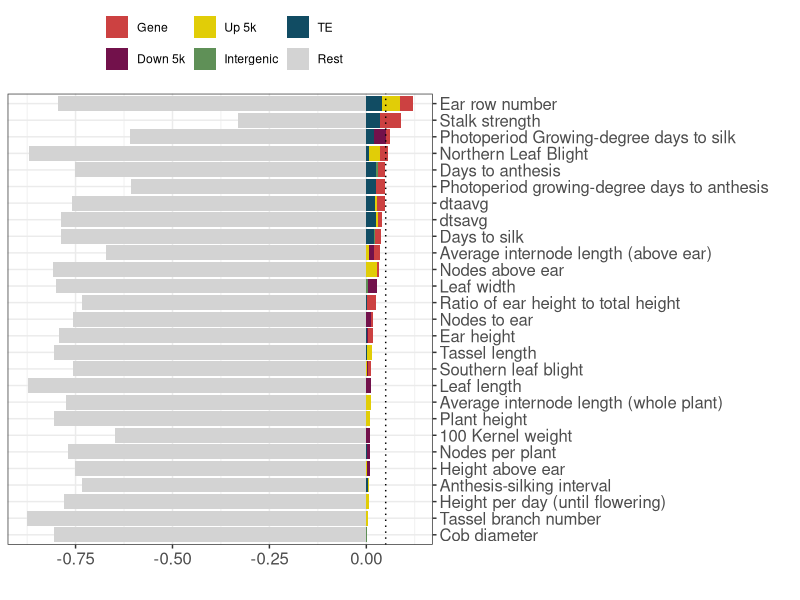
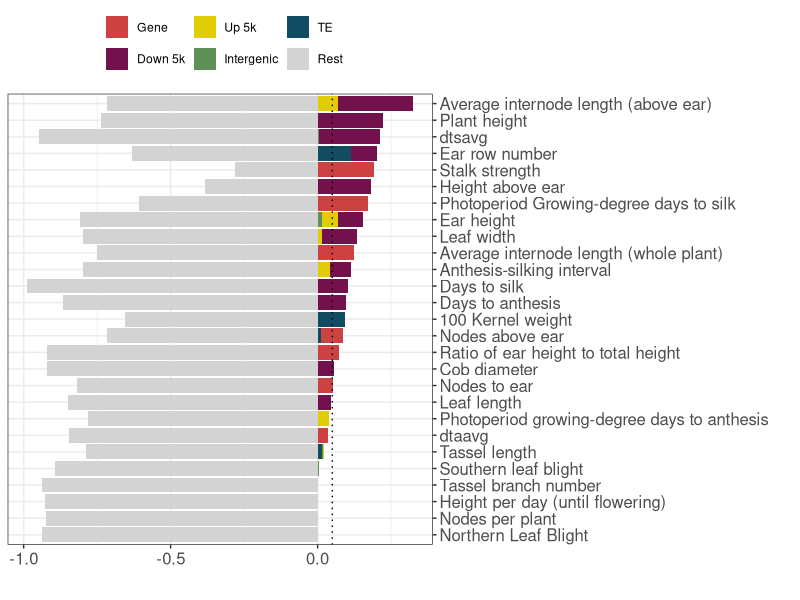
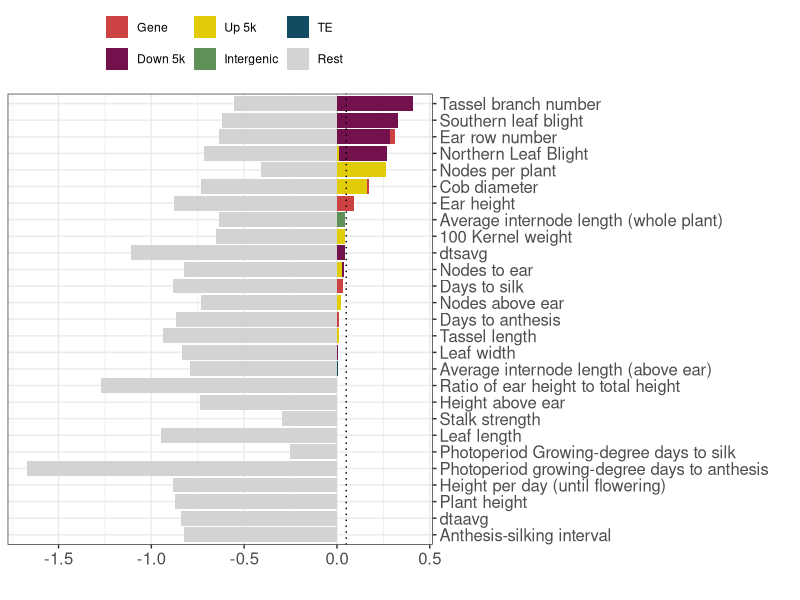
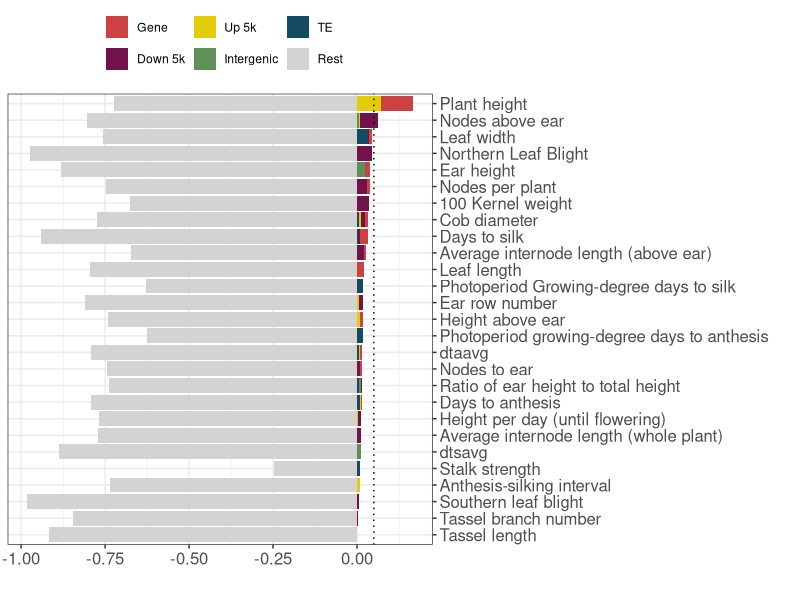
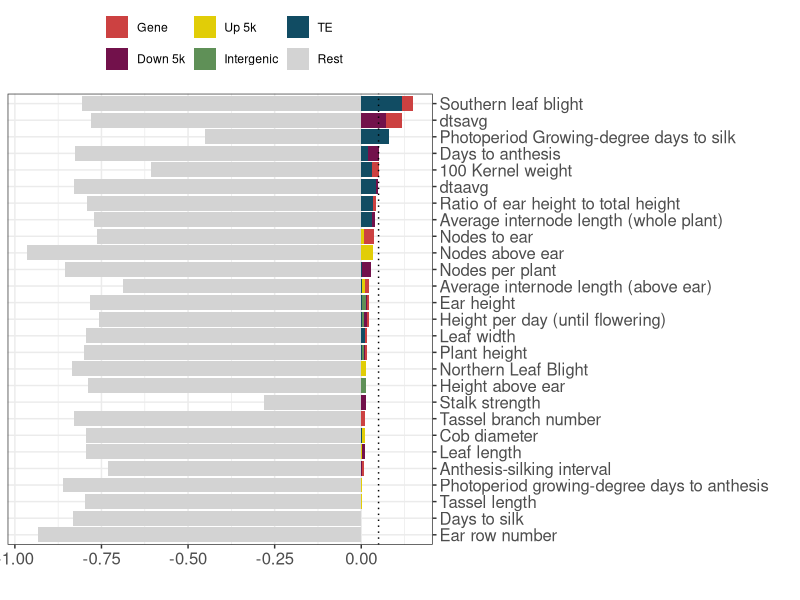
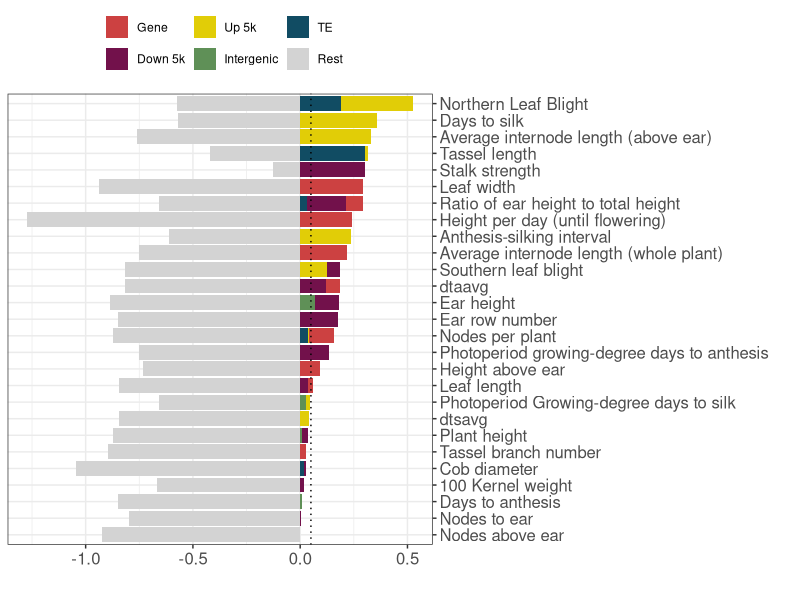

Here is the R script that generated these plots, in order: (Note: this script raises an error after producing the figures.)
## ---- chunk 1
knitr::opts_chunk$set(echo = TRUE) 
knitr::opts_knit$set(root.dir=normalizePath('../../')) 
#library(tidyverse)
## ---- chunk 2

library("dplyr")
library("tidyr")
library("ggplot2")


mybarplot <- function(df){
  cg1 <- df
  cg1$trait <- as.character(cg1$trait)
  cg1$pretty_name <- as.character(cg1$pretty_name)
  cg1[is.na(cg1$pretty_name), ]$pretty_name <- cg1[is.na(cg1$pretty_name), ]$trait
  subcg1 <- cg1[, c("pretty_name", "h2", "Her_K6", "Her_K1", "Her_K2", "Her_K3", "Her_K4", "Her_K5")]
  subcg1 <- subcg1[order(subcg1$h2, decreasing = F),]
  subcg1$Her_K6 <- -abs(subcg1$Her_K6)
  subcg1$od <- 1:nrow(subcg1)

  subcg1$pretty_name <- factor(subcg1$pretty_name,  levels=subcg1$pretty_name)
  df <- gather(data=subcg1, key=k, value="var", 3:8)
  
  p <- ggplot(df, aes(x=pretty_name, y=var, fill=k), position = position_stack(reverse = TRUE)) +
    geom_bar(stat="identity") +
    coord_flip() +
    theme_bw() +
    xlab("") +
    ylab("") +
    geom_hline(yintercept=0.05, linetype="dotted") +
    scale_x_discrete(position = "top") +
    geom_vline(xintercept=0.05, linetype="dotted") +
    # https://www.color-hex.com/color-palette/73961
    scale_fill_manual(values=c("#cc4141", "#72114b", "#e1cd07", "#5f9057", "#114c63", "#d3d3d3"),
                      name=c(""),
                      labels=c("Gene", "Down 5k", "Up 5k", "Intergenic", "TE", "Rest")) +
    #scale_fill_discrete(name="", labels=c("Exon", "Intron")) +
    theme(legend.position="top", axis.text=element_text(size=12), axis.title=element_text(size=15) )
  #########
  return(p)
}



cg1 <- read.csv("cache/h2_CG_teosinte_maize.csv")

pdf("graphs/barplot_CG_teosinte_maize.pdf", width = 10, height=6)
mybarplot(df=cg1)
dev.off()  

cg2 <- read.csv("cache/h2_CG_teosinte_landrace.csv")
pdf("graphs/barplot_CG_teosinte_landrace.pdf", width = 10, height=6)
mybarplot(df=cg2)
dev.off()  

cg3 <- read.csv("cache/h2_CG_landrace_maize.csv")
pdf("graphs/barplot_CG_landrace_maize.pdf", width = 10, height=6)
mybarplot(df=cg3)
dev.off()  

## ---- chunk 3
chg1 <- read.csv("cache/h2_CHG_teosinte_maize.csv")

pdf("graphs/barplot_CHG_teosinte_maize.pdf", width = 8, height=4)
mybarplot(df=chg1)
dev.off()  

chg2 <- read.csv("cache/h2_CHG_teosinte_landrace.csv")
pdf("graphs/barplot_CHG_teosinte_landrace.pdf", width = 8, height=4)
mybarplot(df=chg2)
dev.off()  

chg3 <- read.csv("cache/h2_CHG_landrace_maize.csv")
pdf("graphs/barplot_CHG_landrace_maize.pdf", width = 8, height=8)
mybarplot(df=chg3)
dev.off()  
## ---- chunk 4
cg1 <- read.csv("cache/h2_CG_teosinte_maize.csv")
s1 <- read.csv("cache/h2_CG_teosinte_maize_sample.csv")


obs <- subset(cg1, h2 > 0.05)


pdf("graphs/var_explained.pdf", width=8, height=8)
for(i in 1:16){
  plot_beans(obs, bg=s1, mytrait=as.character(obs$trait)[i])
}
dev.off()

